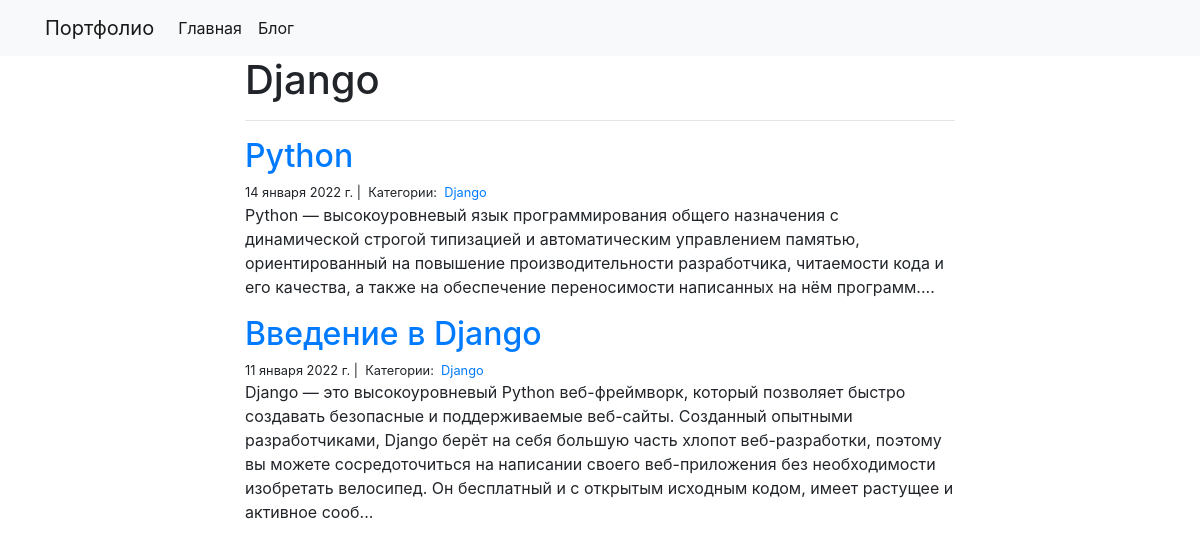
Screenshot of /blog/Django/ with the database file from the repository.
### blog/models.py (models this page shows)
class Category(models.Model):
    name = models.CharField(max_length=20)

class Post(models.Model):
    title = models.CharField(max_length=255)
    body = models.TextField()
    created_on = models.DateTimeField(auto_now_add=True)
    last_modified = models.DateTimeField(auto_now=True)
    categories = models.ManyToManyField('Category', related_name='posts')

### blog/views.py (the view)
# urls.py: path("<category>/",views.blog_category, name="blog_category")
def blog_category(request,category):
    posts=Post.objects.filter(
        categories__name__contains=category
    ).order_by(
        "-created_on"
    )
    context={
        "category":category,
        "posts":posts
    }
    return render(request, "blog_category.html", context)

### blog/templates/blog_category.html
{% extends "base.html" %}
{% block page_content %}
<div class="col-md-8 offset-md-2">
    <h1>{{ category | title }}</h1>
    <hr>
    {% for post in posts %}
        <h2><a href="{% url 'blog_detail' post.pk%}">{{ post.title }}</a></h2>
        <small>
            {{ post.created_on.date }} |&nbsp;
            Категории:&nbsp;
            {% for category in post.categories.all %}
            <a href="{% url 'blog_category' category.name %}">
                {{ category.name }}
            </a>&nbsp;
            {% endfor %}
        </small>
        <p>{{ post.body | slice:":400" }}...</p>
    {% endfor %}
</div>
{% endblock %}

### rows the page displays
Category: name "Django"
Post: title "Python", created_on "14 января 2022 г.", body "Python — высокоуровневый язык программирования общего назначения с динамической строгой типизацией и автоматическим управлением памятью, ориентированный на повышение производительности разработчика, читаемости кода и его качества, а также на обеспечение переносимости написанных на нём программ."
Post: title "Введение в Django", created_on "11 января 2022 г.", body "Django — это высокоуровневый Python веб-фреймворк, который позволяет быстро создавать безопасные и поддерживаемые веб-сайты. Созданный опытными разработчиками, Django берёт на себя большую часть хлопот веб-разработки, поэтому вы можете сосредоточиться на написании своего веб-приложения без необходимости изобретать велосипед. Он бесплатный и с открытым исходным кодом, имеет растущее и активное сооб"
